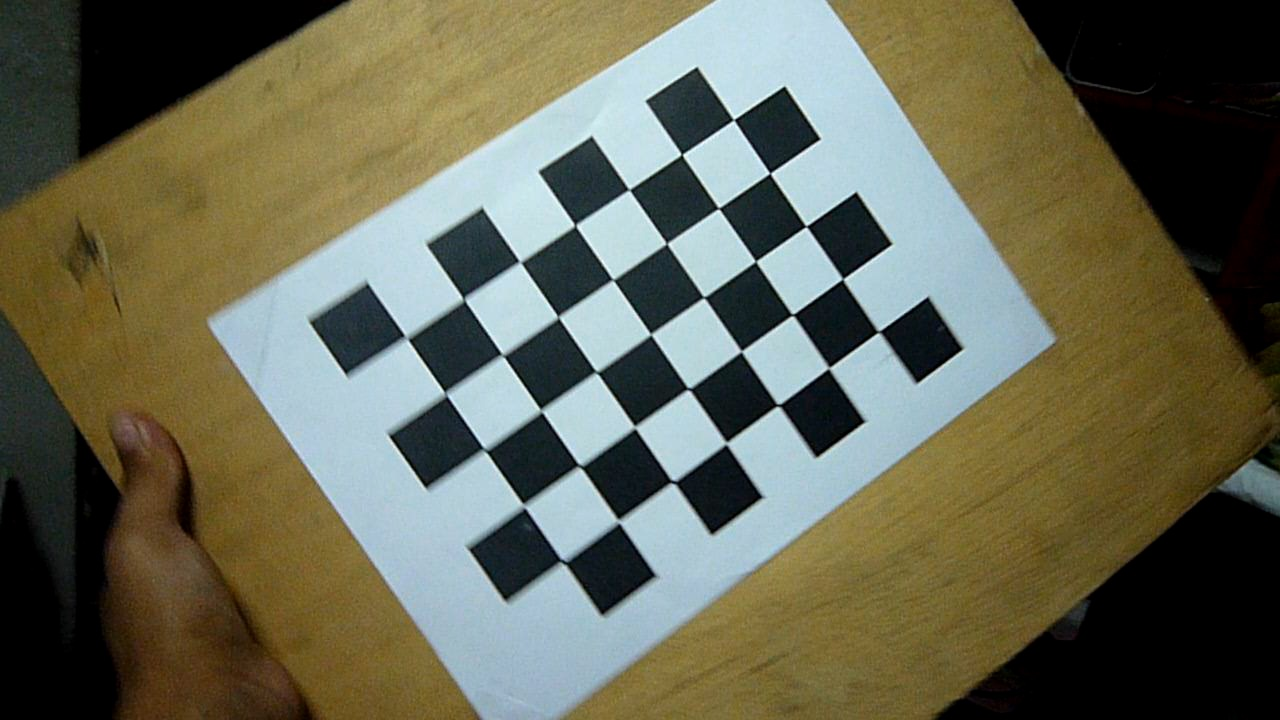
//> input picture HellowWorld/images/xx1.jpg, 1280 x 720 px
$ ./ClassessExample ../../HellowWorld/images/xx1.jpg   (built with g++ and OpenCV 4)
//> lines starting //> are read from the running program, lines starting //| are printed output that depends on the picture; after the words box and inside, x2 and y2 are one past the last pixel; in counts of white or black regions, pixels touching at a corner belong together
//> further down, image is the input picture: 720 rows x 1280 cols, CV_8UC3; mean B, G, R 84.1, 103.1, 102.4
//============================================================================
// Name        : ClassessExample.cpp
// Author      : Jose Cisneros
// Version     :
// Copyright   : Your copyright notice
// Description : Hello World in C++, Ansi-style
//============================================================================

#include <opencv2/core/core.hpp>
#include <opencv2/imgproc/imgproc.hpp>
#include <opencv2/highgui/highgui.hpp>
#include <iostream>

using namespace cv;
using namespace std;

/////////////////////////////////////////////////
// Defining Class attributes ////////////////////
/////////////////////////////////////////////////

class ColorDetector {
private:
	// minimum acceptable distance
	int minDist;
	// target color
	Vec3b target;
	// image containing resulting binary map
	Mat result;
	// image containing color converted image
	cv::Mat converted;

	//in-line private member function
	//Computes the distance from target color
	int getDistance(const Vec3b& color) const {
		return abs(color[0] - target[0]) +
			   abs(color[1] - target[1]) +
			   abs(color[2] - target[2]);
	}

public:
	// Defining constructor, that initialize all input parameters
	// to their default values.
	//empty constructor
	ColorDetector() : minDist(100)
	{
		//default parameter initialization here
		target[0] = target[1] = target[2] = 0;
	}

	// Providing the user with the appropriate getters and setters.

	// Sets the color distance threshold.
	// Threshold must be positive,
	// otherwise distance threshold is set to 0.
	void setColorDistanceThreshold(int distance) {
		if (distance<0)
			distance = 0;
		minDist = distance;
	}

	// Gets the color distance threshold
	int getColorDistanceThreshold() const {
		return minDist;
	}

	// Sets the color to be detected
	void setTargetColor(unsigned char red,
						unsigned char green,
						unsigned char blue) {

		// BGR order
		target[2] = red;
		target[1] = green;
		target[0] = blue;

		// [11 lines of commented-out code are left out]
	}


	// Sets the color to be detected
	void setTargetColor(Vec3b color) {
		target = color;
	}

	// Gets the color to be detected
	Vec3b getTargetColor() const {
		return target;
	}

	// Processes the image. Returns a 1-channel binary image.
	Mat process(const Mat &image);
};


Mat ColorDetector::process(const Mat &image) {
	// re-allocate binary map if necessary
	// same size as input image, but 1-channel
	result.create(image.rows, image.cols, CV_8U);

	//////////////////////////////////////////////////
	// re-allocate intermediate image if necessary
	converted.create(image.rows, image.cols, image.type());

	// Converting to Lab color spaces
	cvtColor(image, converted, CV_BGR2Lab);
//> converted: 720 rows x 1280 cols, CV_8UC3; mean of channels 0, 1, 2 107.2, 125.9, 138.9
	//////////////////////////////////////////////////

	// get the iterators
	Mat_<Vec3b>::const_iterator it    = image.begin<Vec3b>();
	Mat_<Vec3b>::const_iterator itend = image.end<Vec3b>();

	/* Usind RGB2Lab conversion
		Mat_<Vec3b>::const_iterator it    = image.begin<Vec3b>();
		Mat_<Vec3b>::const_iterator itend = image.end<Vec3b>();
	 */

	Mat_<uchar>::iterator       itout = result.begin<uchar>();

	// for each pixel
	for (; it != itend; ++it, ++itout) {
		// process each pixel -------------------------
		// compute distance from target color
		if (getDistance(*it) < minDist) {
			*itout = 255;
		} else {
			*itout = 0;
		}
		// end of pixel processing --------------------
	}
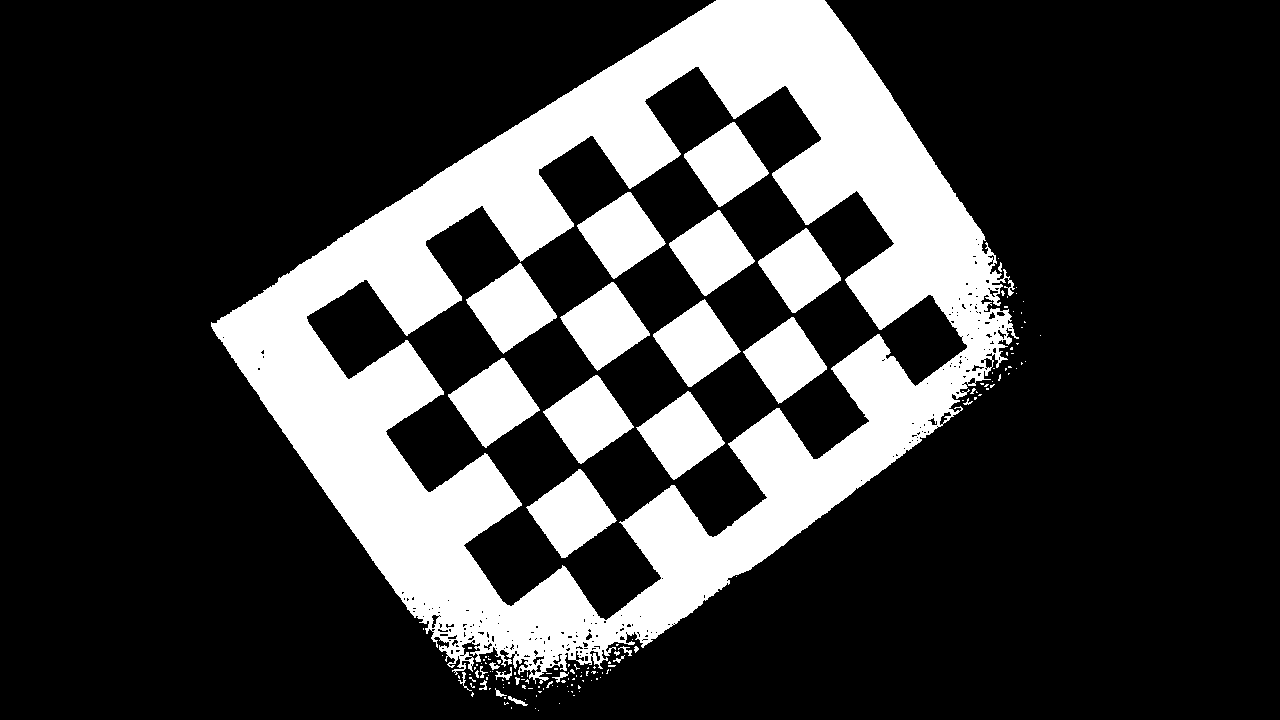
//> result: 720 rows x 1280 cols, CV_8UC1; 23.4% white; 146 white regions (118 under 20 px), largest, box (x1, y1, x2, y2) and area: (211, 0, 1019, 684) 164839, (448, 358, 540, 448) 4371, (466, 263, 557, 354) 4352
	return result;
}


int main( int argc, char** argv )
{
	// 1. Crate image processor object
	ColorDetector cdetect;

	// 2. Read input image
	Mat image = imread(argv[1]);
	Mat imageColorDetected;
	if (!image.data)
		return 0;

	// 3. Set the input parameters
	cdetect.setTargetColor(230,230,230); //here blue sky
	cdetect.setColorDistanceThreshold(150);

	namedWindow("result");

	// 4. Process the image and display the result
	imageColorDetected = cdetect.process(image);
	imshow("result",imageColorDetected);

	namedWindow("image");
	imshow("image",image);

	waitKey();

	///////////////////////////////////////////////////////

	Mat imagemodified = image.clone();

	const int nrows = imagemodified.rows;
	const int ncols = imagemodified.cols;
	for (int i=0; i<nrows; i++) {
				for (int j=0; j<ncols; j++) {
					if (imageColorDetected.at<uchar>(i,j) == 255) {
						//imagemodified.at<uchar>(j,i)=255;
					} else if (imageColorDetected.at<uchar>(i,j) == 0) {
						imagemodified.at<cv::Vec3b>(i,j)[0]=05;
						imagemodified.at<cv::Vec3b>(i,j)[1]=0;
						imagemodified.at<cv::Vec3b>(i,j)[2]=0;
					}

				}
			}
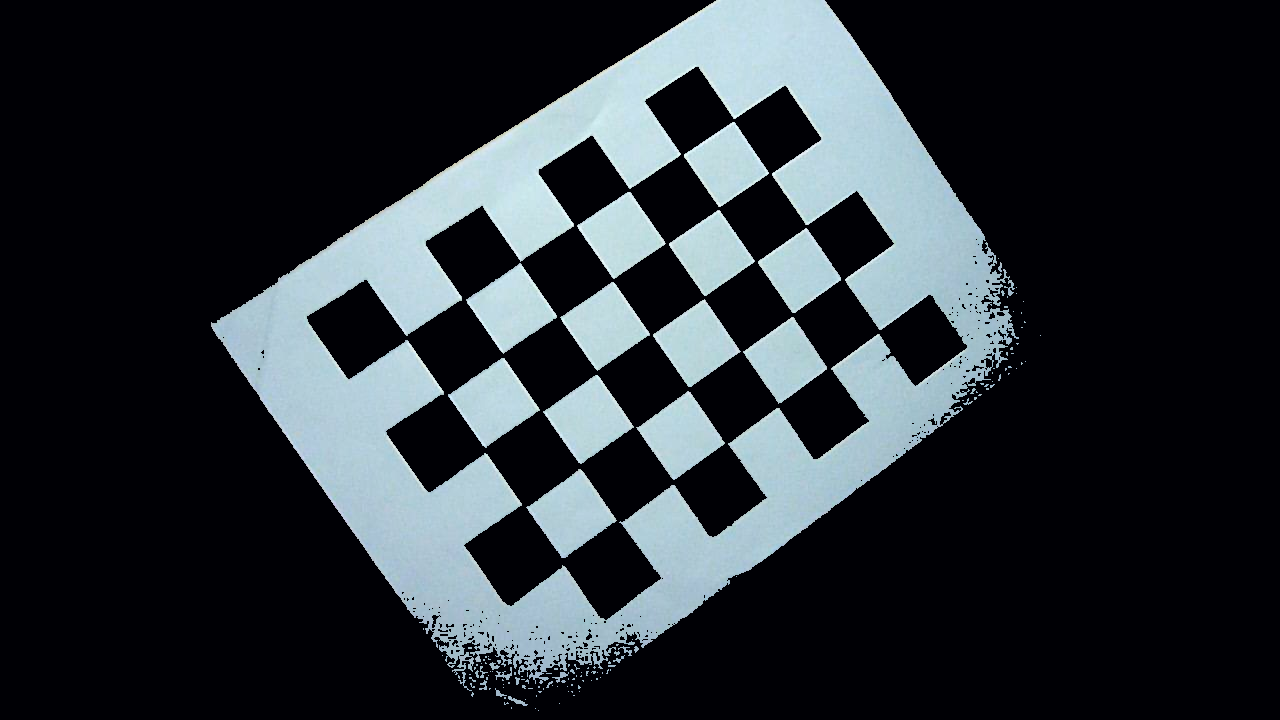
//> imagemodified: 720 rows x 1280 cols, CV_8UC3; mean B, G, R 54.8, 48.8, 42.5
	waitKey();

	namedWindow("result2");
	imshow("result2",imagemodified);
	///////////////////////////////////////////////////////

	waitKey();
	return 0;
}

// [35 lines of commented-out code are left out]

$ run again, on HellowWorld/images/xx12.jpg
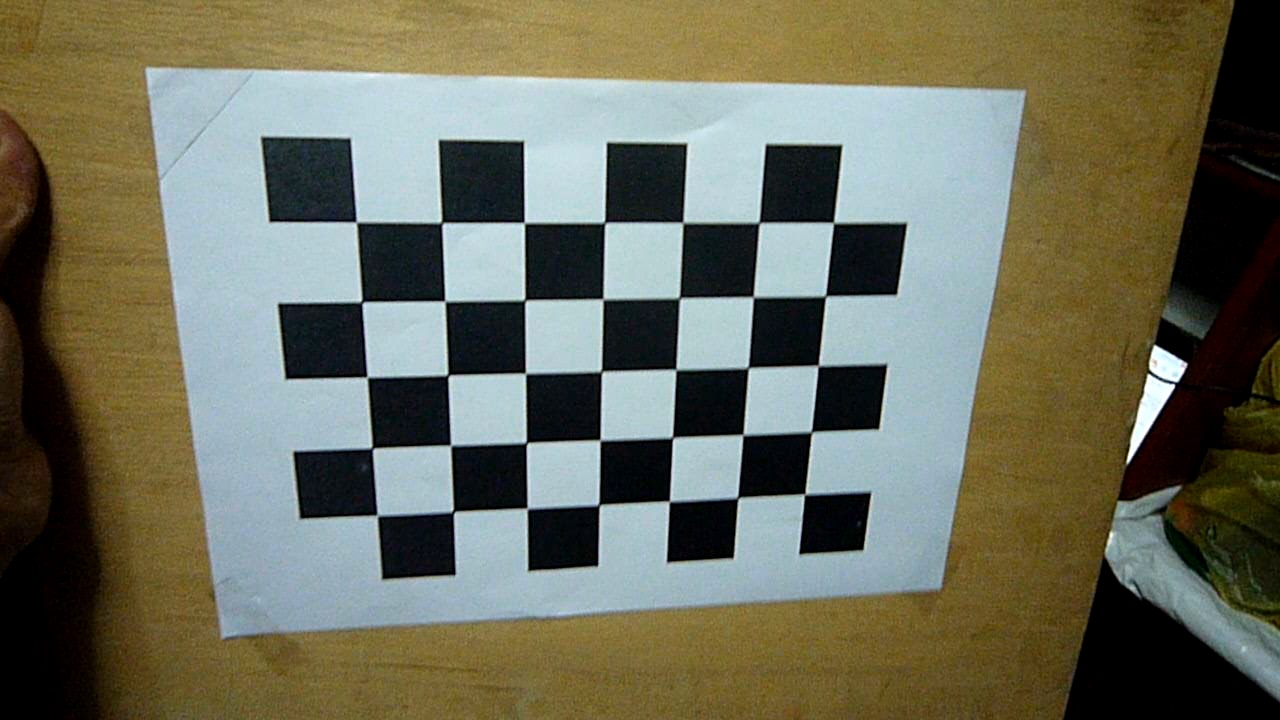
//> input picture HellowWorld/images/xx12.jpg, 1280 x 720 px
//> image is the input picture: 720 rows x 1280 cols, CV_8UC3; mean B, G, R 92.1, 109.6, 108.6
//> converted: 720 rows x 1280 cols, CV_8UC3; mean of channels 0, 1, 2 113.7, 126, 138
//> after the loop in process, `for (; it != itend; ++it, ++itout)`:
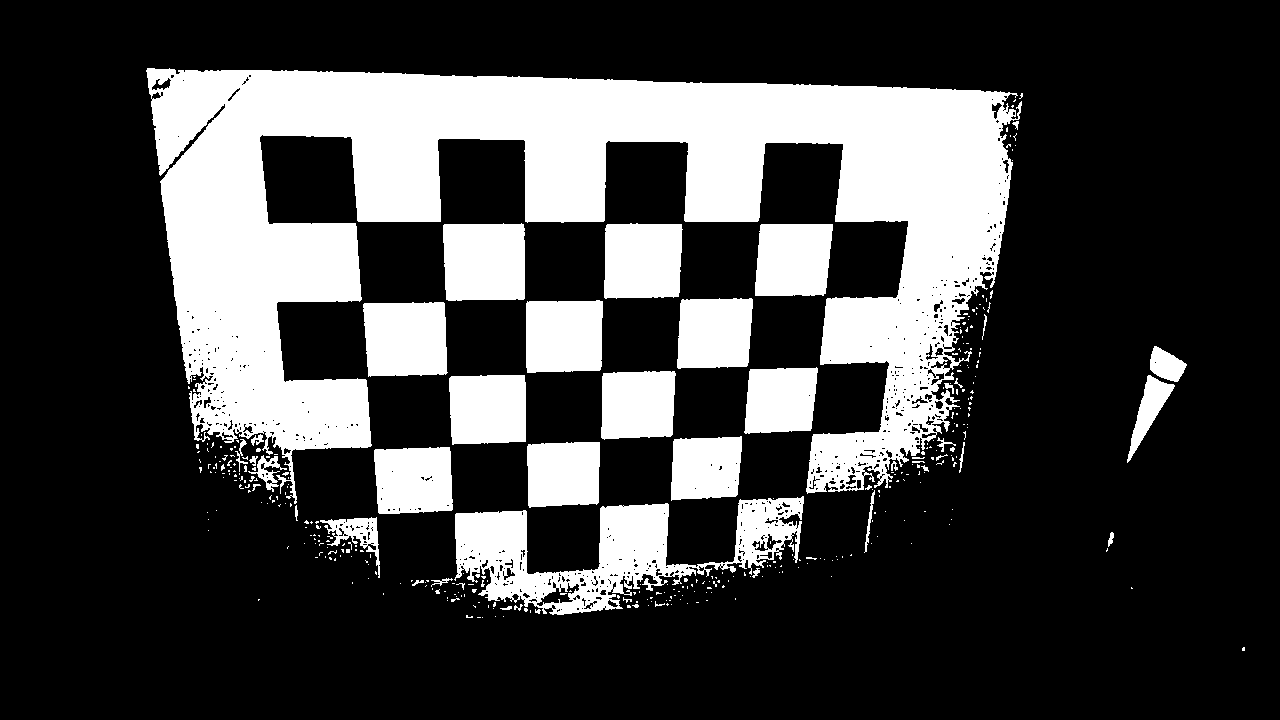
//> result: 720 rows x 1280 cols, CV_8UC1; 25.5% white; 374 white regions (330 under 20 px), largest, box (x1, y1, x2, y2) and area: (146, 68, 1022, 504) 151145, (454, 496, 804, 615) 16757, (443, 223, 525, 301) 6133
//> after the loop `for (int i=0; i<nrows; i++)`:
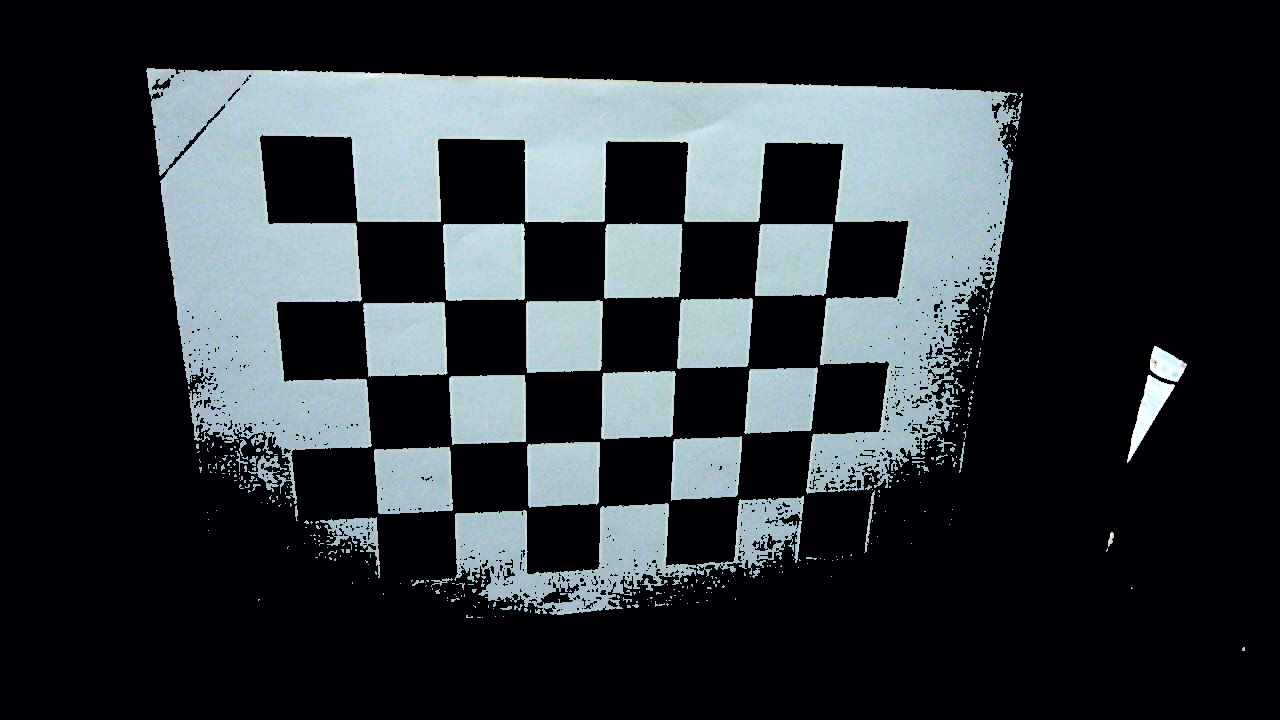
//> imagemodified: 720 rows x 1280 cols, CV_8UC3; mean B, G, R 57.5, 51.9, 45.9

$ run again, on HellowWorld/images/xx13.jpg
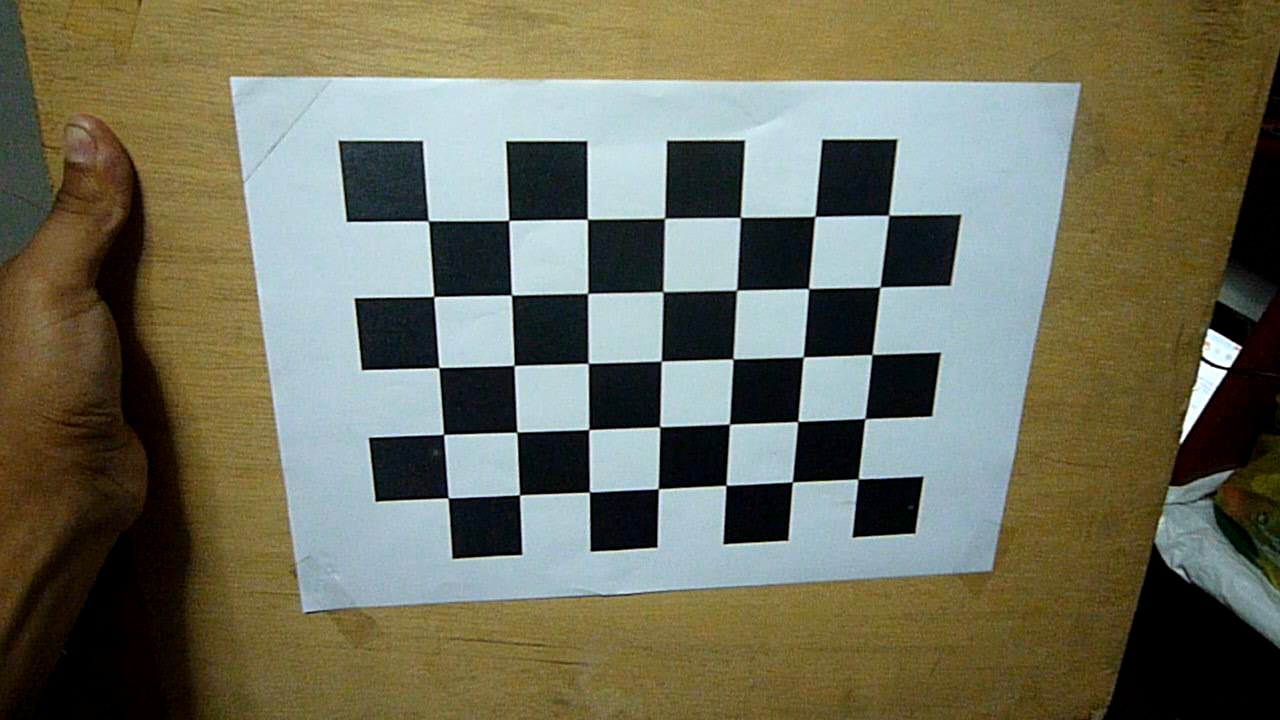
//> input picture HellowWorld/images/xx13.jpg, 1280 x 720 px
//> image is the input picture: 720 rows x 1280 cols, CV_8UC3; mean B, G, R 91.7, 111, 111.2
//> converted: 720 rows x 1280 cols, CV_8UC3; mean of channels 0, 1, 2 115.4, 126.2, 139.2
//> after the loop in process, `for (; it != itend; ++it, ++itout)`:
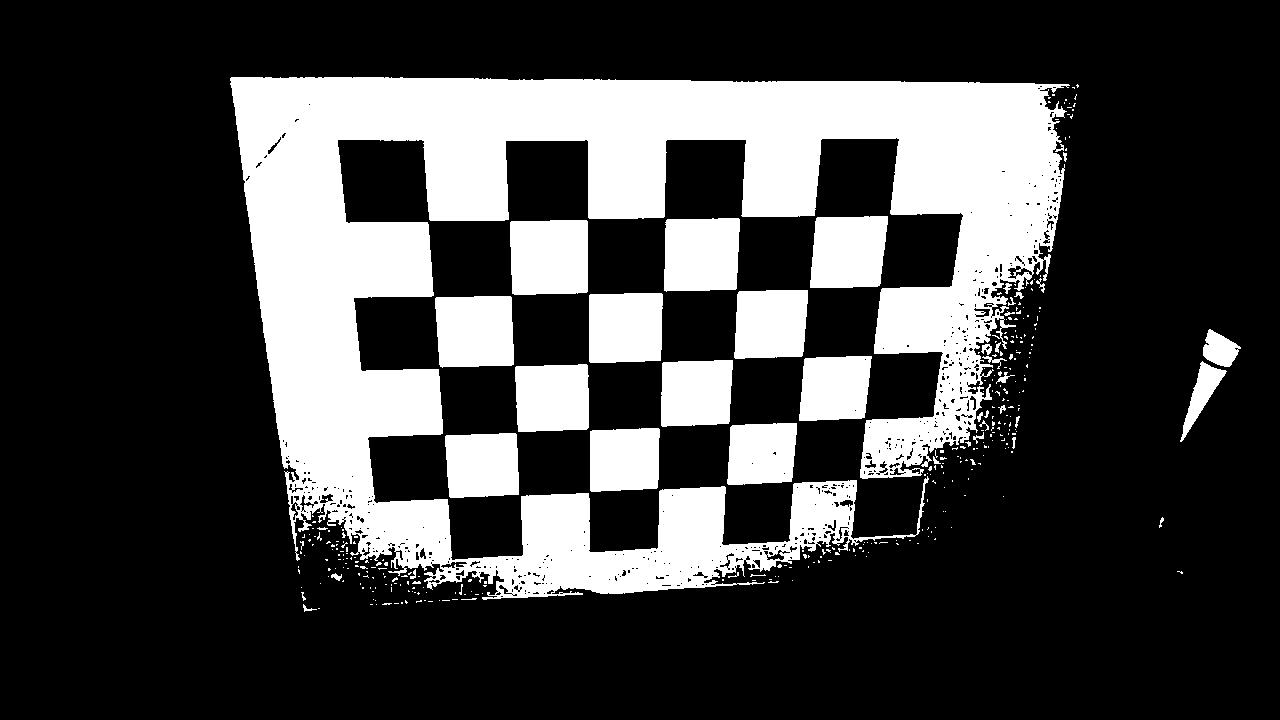
//> result: 720 rows x 1280 cols, CV_8UC1; 25.7% white; 346 white regions (304 under 20 px), largest, box (x1, y1, x2, y2) and area: (230, 77, 1070, 600) 175160, (510, 220, 588, 295) 5674, (435, 296, 514, 368) 5308
//> after the loop `for (int i=0; i<nrows; i++)`:
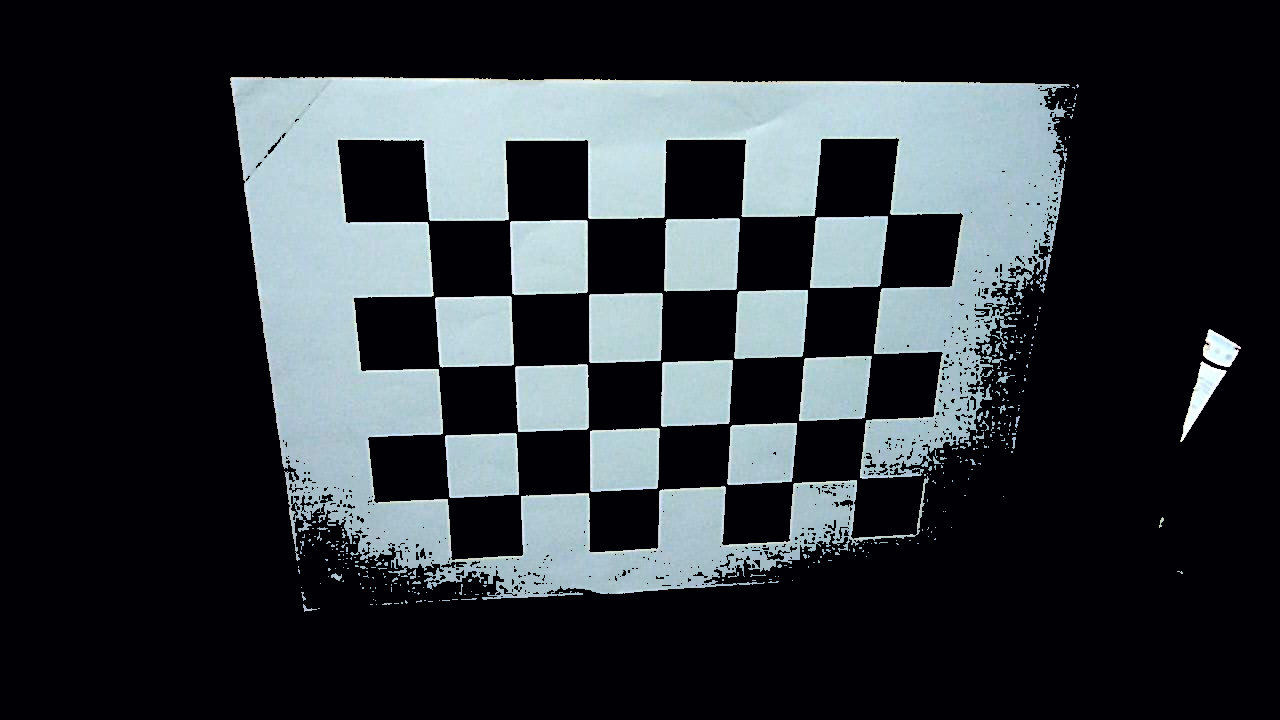
//> imagemodified: 720 rows x 1280 cols, CV_8UC3; mean B, G, R 58.9, 53.2, 47
